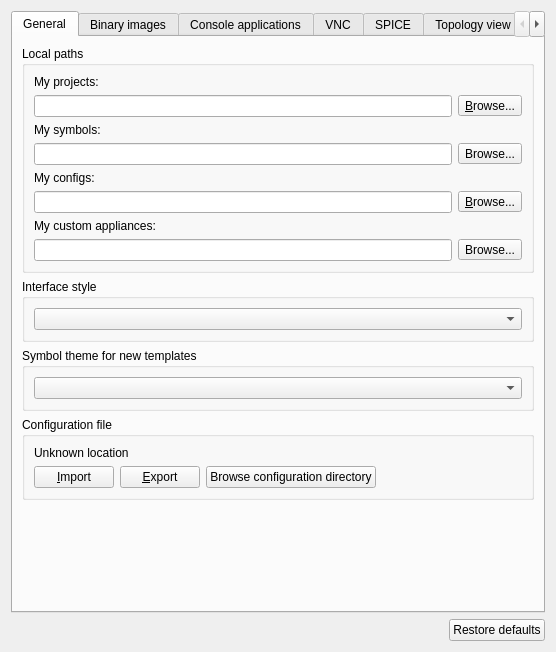
<?xml version="1.0" encoding="UTF-8"?>
<ui version="4.0">
 <class>GeneralPreferencesPageWidget</class>
 <widget class="QWidget" name="GeneralPreferencesPageWidget">
  <property name="geometry">
   <rect>
    <x>0</x>
    <y>0</y>
    <width>556</width>
    <height>652</height>
   </rect>
  </property>
  <property name="windowTitle">
   <string>General</string>
  </property>
  <layout class="QVBoxLayout" name="verticalLayout">
   <item>
    <widget class="QTabWidget" name="uiMiscTabWidget">
     <property name="sizePolicy">
      <sizepolicy hsizetype="MinimumExpanding" vsizetype="MinimumExpanding">
       <horstretch>0</horstretch>
       <verstretch>0</verstretch>
      </sizepolicy>
     </property>
     <property name="currentIndex">
      <number>0</number>
     </property>
     <widget class="QWidget" name="uiGeneralTab">
      <attribute name="title">
       <string>General</string>
      </attribute>
      <layout class="QVBoxLayout" name="verticalLayout_4">
       <item>
        <widget class="QGroupBox" name="uiLocalPathsGroupBox">
         <property name="title">
          <string>Local paths</string>
         </property>
         <layout class="QGridLayout" name="gridLayout_4">
          <item row="0" column="0">
           <widget class="QLabel" name="uiProjectsPathLabel">
            <property name="text">
             <string>My projects:</string>
            </property>
           </widget>
          </item>
          <item row="1" column="0">
           <widget class="QLineEdit" name="uiProjectsPathLineEdit">
            <property name="toolTip">
             <string>Directory where your GNS3 projects are stored</string>
            </property>
           </widget>
          </item>
          <item row="1" column="1">
           <widget class="QToolButton" name="uiProjectsPathToolButton">
            <property name="text">
             <string>&amp;Browse...</string>
            </property>
            <property name="toolButtonStyle">
             <enum>Qt::ToolButtonTextOnly</enum>
            </property>
           </widget>
          </item>
          <item row="2" column="0">
           <widget class="QLabel" name="label">
            <property name="text">
             <string>My symbols:</string>
            </property>
           </widget>
          </item>
          <item row="3" column="0">
           <widget class="QLineEdit" name="uiSymbolsPathLineEdit"/>
          </item>
          <item row="3" column="1">
           <widget class="QToolButton" name="uiSymbolsPathToolButton">
            <property name="text">
             <string>Browse...</string>
            </property>
           </widget>
          </item>
          <item row="4" column="0">
           <widget class="QLabel" name="uiConfigsPathLabel">
            <property name="text">
             <string>My configs:</string>
            </property>
           </widget>
          </item>
          <item row="5" column="0">
           <widget class="QLineEdit" name="uiConfigsPathLineEdit">
            <property name="toolTip">
             <string>Directory where your binary images (e.g. IOS) are stored</string>
            </property>
           </widget>
          </item>
          <item row="5" column="1">
           <widget class="QToolButton" name="uiConfigsPathToolButton">
            <property name="text">
             <string>&amp;Browse...</string>
            </property>
            <property name="toolButtonStyle">
             <enum>Qt::ToolButtonTextOnly</enum>
            </property>
           </widget>
          </item>
          <item row="6" column="0" colspan="2">
           <widget class="QLabel" name="label_3">
            <property name="text">
             <string>My custom appliances:</string>
            </property>
           </widget>
          </item>
          <item row="7" column="0">
           <widget class="QLineEdit" name="uiAppliancesPathLineEdit"/>
          </item>
          <item row="7" column="1">
           <widget class="QToolButton" name="uiAppliancesPathToolButton">
            <property name="text">
             <string>Browse...</string>
            </property>
           </widget>
          </item>
         </layout>
        </widget>
       </item>
       <item>
        <widget class="QGroupBox" name="uiStyleGroupBox">
         <property name="title">
          <string>Interface style</string>
         </property>
         <layout class="QHBoxLayout" name="horizontalLayout_11">
          <item>
           <widget class="QComboBox" name="uiStyleComboBox"/>
          </item>
         </layout>
        </widget>
       </item>
       <item>
        <widget class="QGroupBox" name="uiSymbolThemeGroupBox">
         <property name="title">
          <string>Symbol theme for new templates</string>
         </property>
         <layout class="QHBoxLayout" name="horizontalLayout_15">
          <item>
           <widget class="QComboBox" name="uiSymbolThemeComboBox">
            <property name="toolTip">
             <string>Symbol theme support only works when adding a new template using the recommended method in the template wizard.</string>
            </property>
           </widget>
          </item>
         </layout>
        </widget>
       </item>
       <item>
        <widget class="QGroupBox" name="uiConfigurationFileGroupBox">
         <property name="title">
          <string>Configuration file</string>
         </property>
         <layout class="QGridLayout" name="gridLayout">
          <item row="1" column="0">
           <layout class="QHBoxLayout" name="horizontalLayout">
            <item>
             <widget class="QPushButton" name="uiImportConfigurationFilePushButton">
              <property name="text">
               <string>&amp;Import</string>
              </property>
             </widget>
            </item>
            <item>
             <widget class="QPushButton" name="uiExportConfigurationFilePushButton">
              <property name="text">
               <string>&amp;Export</string>
              </property>
             </widget>
            </item>
            <item>
             <widget class="QPushButton" name="uiBrowseConfigurationPushButton">
              <property name="text">
               <string>Browse configuration directory</string>
              </property>
             </widget>
            </item>
            <item>
             <spacer name="horizontalSpacer">
              <property name="orientation">
               <enum>Qt::Horizontal</enum>
              </property>
              <property name="sizeHint" stdset="0">
               <size>
                <width>40</width>
                <height>20</height>
               </size>
              </property>
             </spacer>
            </item>
           </layout>
          </item>
          <item row="0" column="0">
           <widget class="QLabel" name="uiConfigurationFileLabel">
            <property name="text">
             <string>Unknown location</string>
            </property>
           </widget>
          </item>
         </layout>
        </widget>
       </item>
       <item>
        <spacer name="verticalSpacer_8">
         <property name="orientation">
          <enum>Qt::Vertical</enum>
         </property>
         <property name="sizeHint" stdset="0">
          <size>
           <width>20</width>
           <height>40</height>
          </size>
         </property>
        </spacer>
       </item>
      </layout>
     </widget>
     <widget class="QWidget" name="uiImagesTab">
      <attribute name="title">
       <string>Binary images</string>
      </attribute>
      <layout class="QVBoxLayout" name="verticalLayout_7">
       <property name="leftMargin">
        <number>10</number>
       </property>
       <property name="topMargin">
        <number>10</number>
       </property>
       <property name="rightMargin">
        <number>10</number>
       </property>
       <property name="bottomMargin">
        <number>10</number>
       </property>
       <item>
        <widget class="QGroupBox" name="uiLocalBinaryImagePathsGroupBox">
         <property name="title">
          <string>Local paths</string>
         </property>
         <layout class="QVBoxLayout" name="verticalLayout_10">
          <item>
           <widget class="QLabel" name="uiImagesPathLabel">
            <property name="text">
             <string>My binary images:</string>
            </property>
           </widget>
          </item>
          <item>
           <layout class="QHBoxLayout" name="horizontalLayout_4">
            <item>
             <widget class="QLineEdit" name="uiImagesPathLineEdit">
              <property name="sizePolicy">
               <sizepolicy hsizetype="MinimumExpanding" vsizetype="Fixed">
                <horstretch>0</horstretch>
                <verstretch>0</verstretch>
               </sizepolicy>
              </property>
              <property name="toolTip">
               <string>Directory where your binary images (e.g. IOS) are stored</string>
              </property>
             </widget>
            </item>
            <item>
             <widget class="QToolButton" name="uiImagesPathToolButton">
              <property name="text">
               <string>&amp;Browse...</string>
              </property>
              <property name="toolButtonStyle">
               <enum>Qt::ToolButtonTextOnly</enum>
              </property>
             </widget>
            </item>
           </layout>
          </item>
          <item>
           <widget class="QLabel" name="uiImageDirectoriesLabel">
            <property name="text">
             <string>Additional search locations for binary images:</string>
            </property>
           </widget>
          </item>
          <item>
           <widget class="QListWidget" name="uiImageDirectoriesListWidget">
            <property name="focusPolicy">
             <enum>Qt::ClickFocus</enum>
            </property>
            <property name="lineWidth">
             <number>0</number>
            </property>
            <property name="editTriggers">
             <set>QAbstractItemView::NoEditTriggers</set>
            </property>
            <property name="alternatingRowColors">
             <bool>false</bool>
            </property>
            <property name="selectionMode">
             <enum>QAbstractItemView::SingleSelection</enum>
            </property>
            <property name="selectionBehavior">
             <enum>QAbstractItemView::SelectItems</enum>
            </property>
            <property name="isWrapping" stdset="0">
             <bool>false</bool>
            </property>
            <property name="resizeMode">
             <enum>QListView::Adjust</enum>
            </property>
            <property name="layoutMode">
             <enum>QListView::Batched</enum>
            </property>
            <property name="gridSize">
             <size>
              <width>0</width>
              <height>18</height>
             </size>
            </property>
            <property name="viewMode">
             <enum>QListView::ListMode</enum>
            </property>
            <property name="uniformItemSizes">
             <bool>false</bool>
            </property>
            <property name="selectionRectVisible">
             <bool>true</bool>
            </property>
           </widget>
          </item>
          <item>
           <layout class="QHBoxLayout" name="horizontalLayout_13">
            <item>
             <widget class="QPushButton" name="uiImageDirectoriesAddPushButton">
              <property name="text">
               <string>Add</string>
              </property>
             </widget>
            </item>
            <item>
             <widget class="QPushButton" name="uiImageDirectoriesDeletePushButton">
              <property name="text">
               <string>Delete</string>
              </property>
             </widget>
            </item>
            <item>
             <spacer name="horizontalSpacer_4">
              <property name="orientation">
               <enum>Qt::Horizontal</enum>
              </property>
              <property name="sizeHint" stdset="0">
               <size>
                <width>40</width>
                <height>20</height>
               </size>
              </property>
             </spacer>
            </item>
           </layout>
          </item>
         </layout>
        </widget>
       </item>
       <item>
        <spacer name="verticalSpacer_7">
         <property name="orientation">
          <enum>Qt::Vertical</enum>
         </property>
         <property name="sizeHint" stdset="0">
          <size>
           <width>20</width>
           <height>40</height>
          </size>
         </property>
        </spacer>
       </item>
      </layout>
     </widget>
     <widget class="QWidget" name="uiConsoleTab">
      <attribute name="title">
       <string>Console applications</string>
      </attribute>
      <layout class="QVBoxLayout" name="verticalLayout_3">
       <property name="leftMargin">
        <number>10</number>
       </property>
       <property name="topMargin">
        <number>10</number>
       </property>
       <property name="rightMargin">
        <number>10</number>
       </property>
       <property name="bottomMargin">
        <number>10</number>
       </property>
       <item>
        <widget class="QGroupBox" name="uiTelnetConsoleSettingsGroupBox">
         <property name="title">
          <string>Console settings</string>
         </property>
         <layout class="QVBoxLayout" name="verticalLayout_9">
          <item>
           <widget class="QLabel" name="uiTelnetConsoleCommandLabel">
            <property name="text">
             <string>Console application command for Telnet:</string>
            </property>
           </widget>
          </item>
          <item>
           <layout class="QHBoxLayout" name="horizontalLayout_9">
            <item>
             <widget class="QLineEdit" name="uiTelnetConsoleCommandLineEdit">
              <property name="sizePolicy">
               <sizepolicy hsizetype="MinimumExpanding" vsizetype="Fixed">
                <horstretch>0</horstretch>
                <verstretch>0</verstretch>
               </sizepolicy>
              </property>
              <property name="toolTip">
               <string>&lt;html&gt;&lt;head/&gt;&lt;body&gt;&lt;p&gt;Command line replacements:&lt;/p&gt;&lt;ul style=&quot;margin-top: 0px; margin-bottom: 0px; margin-left: 0px; margin-right: 0px; -qt-list-indent: 1;&quot;&gt;&lt;li style=&quot; margin-top:12px; margin-bottom:0px; margin-left:0px; margin-right:0px; -qt-block-indent:0; text-indent:0px;&quot;&gt;%h or {host} = console IP or hostname&lt;/li&gt;&lt;li style=&quot; margin-top:0px; margin-bottom:0px; margin-left:0px; margin-right:0px; -qt-block-indent:0; text-indent:0px;&quot;&gt;%p or {port} = console port&lt;/li&gt;&lt;li style=&quot; margin-top:0px; margin-bottom:0px; margin-left:0px; margin-right:0px; -qt-block-indent:0; text-indent:0px;&quot;&gt;%d or {name} = title of the console (node name)&lt;/li&gt;&lt;ul style=&quot;margin-top: 0px; margin-bottom: 0px; margin-left: 0px; margin-right: 0px; -qt-list-indent: 1;&quot;&gt;&lt;li style=&quot; margin-top:0px; margin-bottom:0px; margin-left:0px; margin-right:0px; -qt-block-indent:0; text-indent:0px;&quot;&gt;%P or {project} = project&lt;/li&gt;&lt;/ul&gt;&lt;li style=&quot; margin-top:0px; margin-bottom:0px; margin-left:0px; margin-right:0px; -qt-block-indent:0; text-indent:0px;&quot;&gt;%i or {project_id} = project UUID&lt;/li&gt;&lt;ul style=&quot;margin-top: 0px; margin-bottom: 0px; margin-left: 0px; margin-right: 0px; -qt-list-indent: 1;&quot;&gt;&lt;li style=&quot; margin-top:0px; margin-bottom:0px; margin-left:0px; margin-right:0px; -qt-block-indent:0; text-indent:0px;&quot;&gt;%n or {node_id} = node UUID&lt;/li&gt;&lt;/ul&gt;&lt;li style=&quot; margin-top:0px; margin-bottom:12px; margin-left:0px; margin-right:0px; -qt-block-indent:0; text-indent:0px;&quot;&gt;%c or {url} = server URL&lt;/li&gt;&lt;/ul&gt;&lt;/body&gt;&lt;/html&gt;</string>
              </property>
              <property name="readOnly">
               <bool>true</bool>
              </property>
             </widget>
            </item>
            <item>
             <widget class="QPushButton" name="uiTelnetConsolePreconfiguredCommandPushButton">
              <property name="sizePolicy">
               <sizepolicy hsizetype="Maximum" vsizetype="Fixed">
                <horstretch>0</horstretch>
                <verstretch>0</verstretch>
               </sizepolicy>
              </property>
              <property name="text">
               <string>&amp;Edit</string>
              </property>
             </widget>
            </item>
           </layout>
          </item>
         </layout>
        </widget>
       </item>
       <item>
        <widget class="QGroupBox" name="uiConsoleMiscGroupBox">
         <property name="title">
          <string>Miscellaneous</string>
         </property>
         <layout class="QGridLayout" name="gridLayout_7">
          <item row="1" column="0">
           <widget class="QSpinBox" name="uiDelayConsoleAllSpinBox">
            <property name="suffix">
             <string> ms</string>
            </property>
            <property name="maximum">
             <number>10000</number>
            </property>
            <property name="value">
             <number>500</number>
            </property>
           </widget>
          </item>
          <item row="0" column="0">
           <widget class="QLabel" name="uiSlowConsoleAllLabel">
            <property name="text">
             <string>Delay between each console launch when consoling to all devices:</string>
            </property>
           </widget>
          </item>
         </layout>
        </widget>
       </item>
       <item>
        <spacer name="verticalSpacer_4">
         <property name="orientation">
          <enum>Qt::Vertical</enum>
         </property>
         <property name="sizeHint" stdset="0">
          <size>
           <width>20</width>
           <height>5</height>
          </size>
         </property>
        </spacer>
       </item>
      </layout>
     </widget>
     <widget class="QWidget" name="uiVNCTab">
      <attribute name="title">
       <string>VNC</string>
      </attribute>
      <layout class="QVBoxLayout" name="verticalLayout_6">
       <property name="leftMargin">
        <number>10</number>
       </property>
       <property name="topMargin">
        <number>10</number>
       </property>
       <property name="rightMargin">
        <number>10</number>
       </property>
       <property name="bottomMargin">
        <number>10</number>
       </property>
       <item>
        <widget class="QGroupBox" name="uiVNCConsoleSettingsGroupBox">
         <property name="title">
          <string>Settings for VNC connections</string>
         </property>
         <layout class="QVBoxLayout" name="verticalLayout_8">
          <item>
           <widget class="QLabel" name="uiVNCConsoleCommandLabel">
            <property name="text">
             <string>Console application command for VNC:</string>
            </property>
           </widget>
          </item>
          <item>
           <layout class="QHBoxLayout" name="horizontalLayout_8">
            <item>
             <widget class="QLineEdit" name="uiVNCConsoleCommandLineEdit">
              <property name="sizePolicy">
               <sizepolicy hsizetype="MinimumExpanding" vsizetype="Fixed">
                <horstretch>0</horstretch>
                <verstretch>0</verstretch>
               </sizepolicy>
              </property>
              <property name="toolTip">
               <string>&lt;html&gt;&lt;head/&gt;&lt;body&gt;&lt;p&gt;Command line replacements:&lt;/p&gt;&lt;ul style=&quot;margin-top: 0px; margin-bottom: 0px; margin-left: 0px; margin-right: 0px; -qt-list-indent: 1;&quot;&gt;&lt;li style=&quot; margin-top:12px; margin-bottom:0px; margin-left:0px; margin-right:0px; -qt-block-indent:0; text-indent:0px;&quot;&gt;%h or {host} = console IP or hostname&lt;/li&gt;&lt;li style=&quot; margin-top:0px; margin-bottom:0px; margin-left:0px; margin-right:0px; -qt-block-indent:0; text-indent:0px;&quot;&gt;%p or {port} = console port&lt;/li&gt;&lt;li style=&quot; margin-top:0px; margin-bottom:0px; margin-left:0px; margin-right:0px; -qt-block-indent:0; text-indent:0px;&quot;&gt;%P or {display} = VNC display&lt;/li&gt;&lt;li style=&quot; margin-top:0px; margin-bottom:0px; margin-left:0px; margin-right:0px; -qt-block-indent:0; text-indent:0px;&quot;&gt;%d or {name} = node name&lt;/li&gt;&lt;ul style=&quot;margin-top: 0px; margin-bottom: 0px; margin-left: 0px; margin-right: 0px; -qt-list-indent: 1;&quot;&gt;&lt;li style=&quot; margin-top:0px; margin-bottom:0px; margin-left:0px; margin-right:0px; -qt-block-indent:0; text-indent:0px;&quot;&gt;%T or {project} = project name&lt;/li&gt;&lt;/ul&gt;&lt;li style=&quot; margin-top:0px; margin-bottom:0px; margin-left:0px; margin-right:0px; -qt-block-indent:0; text-indent:0px;&quot;&gt;%i or {project_id} = project UUID&lt;/li&gt;&lt;ul style=&quot;margin-top: 0px; margin-bottom: 0px; margin-left: 0px; margin-right: 0px; -qt-list-indent: 1;&quot;&gt;&lt;li style=&quot; margin-top:0px; margin-bottom:0px; margin-left:0px; margin-right:0px; -qt-block-indent:0; text-indent:0px;&quot;&gt;%n or {node_id} = node UUID&lt;/li&gt;&lt;/ul&gt;&lt;li style=&quot; margin-top:0px; margin-bottom:12px; margin-left:0px; margin-right:0px; -qt-block-indent:0; text-indent:0px;&quot;&gt;%c or {url} = server URL&lt;/li&gt;&lt;/ul&gt;&lt;/body&gt;&lt;/html&gt;</string>
              </property>
              <property name="readOnly">
               <bool>true</bool>
              </property>
             </widget>
            </item>
            <item>
             <widget class="QPushButton" name="uiVNCConsolePreconfiguredCommandPushButton">
              <property name="sizePolicy">
               <sizepolicy hsizetype="Maximum" vsizetype="Fixed">
                <horstretch>0</horstretch>
                <verstretch>0</verstretch>
               </sizepolicy>
              </property>
              <property name="text">
               <string>&amp;Edit</string>
              </property>
             </widget>
            </item>
           </layout>
          </item>
          <item>
           <spacer name="verticalSpacer_3">
            <property name="orientation">
             <enum>Qt::Vertical</enum>
            </property>
            <property name="sizeHint" stdset="0">
             <size>
              <width>20</width>
              <height>5</height>
             </size>
            </property>
           </spacer>
          </item>
         </layout>
        </widget>
       </item>
      </layout>
     </widget>
     <widget class="QWidget" name="uiSPICETab">
      <attribute name="title">
       <string>SPICE</string>
      </attribute>
      <layout class="QGridLayout" name="gridLayout_2">
       <item row="0" column="0">
        <widget class="QGroupBox" name="uiSPICEConsoleSettingsGroupBox">
         <property name="title">
          <string>Settings for SPICE connections</string>
         </property>
         <layout class="QVBoxLayout" name="verticalLayout_11">
          <item>
           <widget class="QLabel" name="uiSPICEConsoleCommandLabel">
            <property name="text">
             <string>Console application command for SPICE:</string>
            </property>
           </widget>
          </item>
          <item>
           <layout class="QHBoxLayout" name="horizontalLayout_10">
            <item>
             <widget class="QLineEdit" name="uiSPICEConsoleCommandLineEdit">
              <property name="sizePolicy">
               <sizepolicy hsizetype="MinimumExpanding" vsizetype="Fixed">
                <horstretch>0</horstretch>
                <verstretch>0</verstretch>
               </sizepolicy>
              </property>
              <property name="toolTip">
               <string>&lt;html&gt;&lt;head/&gt;&lt;body&gt;&lt;p&gt;Command line replacements:&lt;/p&gt;&lt;ul style=&quot;margin-top: 0px; margin-bottom: 0px; margin-left: 0px; margin-right: 0px; -qt-list-indent: 1;&quot;&gt;&lt;li style=&quot; margin-top:12px; margin-bottom:0px; margin-left:0px; margin-right:0px; -qt-block-indent:0; text-indent:0px;&quot;&gt;%h or {host} = console IP or hostname&lt;/li&gt;&lt;li style=&quot; margin-top:0px; margin-bottom:0px; margin-left:0px; margin-right:0px; -qt-block-indent:0; text-indent:0px;&quot;&gt;%p or {port} = console port&lt;/li&gt;&lt;li style=&quot; margin-top:0px; margin-bottom:0px; margin-left:0px; margin-right:0px; -qt-block-indent:0; text-indent:0px;&quot;&gt;%d or {name} = node name&lt;/li&gt;&lt;ul style=&quot;margin-top: 0px; margin-bottom: 0px; margin-left: 0px; margin-right: 0px; -qt-list-indent: 1;&quot;&gt;&lt;li style=&quot; margin-top:0px; margin-bottom:0px; margin-left:0px; margin-right:0px; -qt-block-indent:0; text-indent:0px;&quot;&gt;%P or {project} = project name&lt;/li&gt;&lt;/ul&gt;&lt;li style=&quot; margin-top:0px; margin-bottom:0px; margin-left:0px; margin-right:0px; -qt-block-indent:0; text-indent:0px;&quot;&gt;%i or {project_id} = project UUID&lt;/li&gt;&lt;ul style=&quot;margin-top: 0px; margin-bottom: 0px; margin-left: 0px; margin-right: 0px; -qt-list-indent: 1;&quot;&gt;&lt;li style=&quot; margin-top:0px; margin-bottom:0px; margin-left:0px; margin-right:0px; -qt-block-indent:0; text-indent:0px;&quot;&gt;%n or {node_id} = node UUID&lt;/li&gt;&lt;/ul&gt;&lt;li style=&quot; margin-top:0px; margin-bottom:12px; margin-left:0px; margin-right:0px; -qt-block-indent:0; text-indent:0px;&quot;&gt;%c or {url} = server URL&lt;/li&gt;&lt;/ul&gt;&lt;/body&gt;&lt;/html&gt;</string>
              </property>
              <property name="readOnly">
               <bool>true</bool>
              </property>
             </widget>
            </item>
            <item>
             <widget class="QPushButton" name="uiSPICEConsolePreconfiguredCommandPushButton">
              <property name="sizePolicy">
               <sizepolicy hsizetype="Maximum" vsizetype="Fixed">
                <horstretch>0</horstretch>
                <verstretch>0</verstretch>
               </sizepolicy>
              </property>
              <property name="text">
               <string>&amp;Edit</string>
              </property>
             </widget>
            </item>
           </layout>
          </item>
          <item>
           <spacer name="verticalSpacer_6">
            <property name="orientation">
             <enum>Qt::Vertical</enum>
            </property>
            <property name="sizeHint" stdset="0">
             <size>
              <width>20</width>
              <height>5</height>
             </size>
            </property>
           </spacer>
          </item>
         </layout>
        </widget>
       </item>
      </layout>
     </widget>
     <widget class="QWidget" name="uiSceneTab">
      <attribute name="title">
       <string>Topology view</string>
      </attribute>
      <layout class="QGridLayout" name="gridLayout_3">
       <item row="0" column="0">
        <widget class="QLabel" name="uiSceneWidthLabel">
         <property name="text">
          <string>Default width:</string>
         </property>
        </widget>
       </item>
       <item row="13" column="0">
        <widget class="QLabel" name="uiNotePreviewLabel">
         <property name="text">
          <string>Default note style:</string>
         </property>
        </widget>
       </item>
       <item row="6" column="0" colspan="2">
        <widget class="QCheckBox" name="uiShowInterfaceLabelsOnNewProject">
         <property name="text">
          <string>Show interface labels on new project</string>
         </property>
        </widget>
       </item>
       <item row="1" column="0">
        <widget class="QLabel" name="uiSceneHeightLabel">
         <property name="text">
          <string>Default height:</string>
         </property>
        </widget>
       </item>
       <item row="14" column="0" colspan="3">
        <widget class="QPlainTextEdit" name="uiDefaultNoteStylePlainTextEdit">
         <property name="sizePolicy">
          <sizepolicy hsizetype="MinimumExpanding" vsizetype="Expanding">
           <horstretch>0</horstretch>
           <verstretch>0</verstretch>
          </sizepolicy>
         </property>
         <property name="maximumSize">
          <size>
           <width>16777215</width>
           <height>50</height>
          </size>
         </property>
         <property name="focusPolicy">
          <enum>Qt::NoFocus</enum>
         </property>
         <property name="readOnly">
          <bool>true</bool>
         </property>
         <property name="plainText">
          <string>AaBbYyZz</string>
         </property>
        </widget>
       </item>
       <item row="15" column="0" colspan="3">
        <layout class="QHBoxLayout" name="horizontalLayout_14">
         <item>
          <widget class="QPushButton" name="uiDefaultNoteFontPushButton">
           <property name="text">
            <string>&amp;Select default font</string>
           </property>
          </widget>
         </item>
         <item>
          <widget class="QPushButton" name="uiDefaultNoteColorPushButton">
           <property name="text">
            <string>&amp;Select default color</string>
           </property>
          </widget>
         </item>
         <item>
          <spacer name="horizontalSpacer_5">
           <property name="orientation">
            <enum>Qt::Horizontal</enum>
           </property>
           <property name="sizeHint" stdset="0">
            <size>
             <width>40</width>
             <height>20</height>
            </size>
           </property>
          </spacer>
         </item>
        </layout>
       </item>
       <item row="9" column="0" colspan="2">
        <widget class="QCheckBox" name="uiLimitSizeNodeSymbolCheckBox">
         <property name="text">
          <string>Limit the size of node symbols</string>
         </property>
        </widget>
       </item>
       <item row="12" column="0" colspan="3">
        <layout class="QHBoxLayout" name="horizontalLayout_5">
         <item>
          <widget class="QPushButton" name="uiDefaultLabelFontPushButton">
           <property name="text">
            <string>&amp;Select default font</string>
           </property>
          </widget>
         </item>
         <item>
          <widget class="QPushButton" name="uiDefaultLabelColorPushButton">
           <property name="text">
            <string>&amp;Select default color</string>
           </property>
          </widget>
         </item>
         <item>
          <spacer name="horizontalSpacer_3">
           <property name="orientation">
            <enum>Qt::Horizontal</enum>
           </property>
           <property name="sizeHint" stdset="0">
            <size>
             <width>40</width>
             <height>20</height>
            </size>
           </property>
          </spacer>
         </item>
        </layout>
       </item>
       <item row="11" column="0" colspan="3">
        <widget class="QPlainTextEdit" name="uiDefaultLabelStylePlainTextEdit">
         <property name="sizePolicy">
          <sizepolicy hsizetype="MinimumExpanding" vsizetype="Expanding">
           <horstretch>0</horstretch>
           <verstretch>0</verstretch>
          </sizepolicy>
         </property>
         <property name="maximumSize">
          <size>
           <width>16777215</width>
           <height>50</height>
          </size>
         </property>
         <property name="focusPolicy">
          <enum>Qt::NoFocus</enum>
         </property>
         <property name="readOnly">
          <bool>true</bool>
         </property>
         <property name="plainText">
          <string>AaBbYyZz</string>
         </property>
        </widget>
       </item>
       <item row="1" column="1">
        <widget class="QSpinBox" name="uiSceneHeightSpinBox">
         <property name="sizePolicy">
          <sizepolicy hsizetype="Expanding" vsizetype="Fixed">
           <horstretch>0</horstretch>
           <verstretch>0</verstretch>
          </sizepolicy>
         </property>
         <property name="focusPolicy">
          <enum>Qt::StrongFocus</enum>
         </property>
         <property name="suffix">
          <string> pixels</string>
         </property>
         <property name="minimum">
          <number>500</number>
         </property>
         <property name="maximum">
          <number>1000000</number>
         </property>
         <property name="singleStep">
          <number>100</number>
         </property>
         <property name="value">
          <number>1000</number>
         </property>
        </widget>
       </item>
       <item row="0" column="1">
        <widget class="QSpinBox" name="uiSceneWidthSpinBox">
         <property name="sizePolicy">
          <sizepolicy hsizetype="Expanding" vsizetype="Fixed">
           <horstretch>0</horstretch>
           <verstretch>0</verstretch>
          </sizepolicy>
         </property>
         <property name="focusPolicy">
          <enum>Qt::StrongFocus</enum>
         </property>
         <property name="suffix">
          <string> pixels</string>
         </property>
         <property name="minimum">
          <number>500</number>
         </property>
         <property name="maximum">
          <number>1000000</number>
         </property>
         <property name="singleStep">
          <number>100</number>
         </property>
         <property name="value">
          <number>2000</number>
         </property>
        </widget>
       </item>
       <item row="8" column="0" colspan="2">
        <widget class="QCheckBox" name="uiSnapToGridOnNewProject">
         <property name="text">
          <string>Snap to grid on new project</string>
         </property>
        </widget>
       </item>
       <item row="3" column="0">
        <widget class="QLabel" name="uiDrawingGridSizeLabel">
         <property name="text">
          <string>Default drawing grid size:</string>
         </property>
        </widget>
       </item>
       <item row="10" column="0">
        <widget class="QLabel" name="uiLabelPreviewLabel">
         <property name="text">
          <string>Default label style:</string>
         </property>
        </widget>
       </item>
       <item row="2" column="0">
        <widget class="QLabel" name="uiNodeGridSizeLabel">
         <property name="text">
          <string>Default node grid size:</string>
         </property>
        </widget>
       </item>
       <item row="3" column="1">
        <widget class="QSpinBox" name="uiDrawingGridSizeSpinBox">
         <property name="sizePolicy">
          <sizepolicy hsizetype="Expanding" vsizetype="Fixed">
           <horstretch>0</horstretch>
           <verstretch>0</verstretch>
          </sizepolicy>
         </property>
         <property name="focusPolicy">
          <enum>Qt::StrongFocus</enum>
         </property>
         <property name="minimum">
          <number>5</number>
         </property>
         <property name="maximum">
          <number>100</number>
         </property>
         <property name="singleStep">
          <number>5</number>
         </property>
         <property name="value">
          <number>25</number>
         </property>
        </widget>
       </item>
       <item row="2" column="1">
        <widget class="QSpinBox" name="uiNodeGridSizeSpinBox">
         <property name="sizePolicy">
          <sizepolicy hsizetype="Expanding" vsizetype="Fixed">
           <horstretch>0</horstretch>
           <verstretch>0</verstretch>
          </sizepolicy>
         </property>
         <property name="focusPolicy">
          <enum>Qt::StrongFocus</enum>
         </property>
         <property name="minimum">
          <number>5</number>
         </property>
         <property name="maximum">
          <number>150</number>
         </property>
         <property name="singleStep">
          <number>5</number>
         </property>
         <property name="value">
          <number>75</number>
         </property>
        </widget>
       </item>
       <item row="7" column="0" colspan="2">
        <widget class="QCheckBox" name="uiShowGridOnNewProject">
         <property name="text">
          <string>Show grid on new project</string>
         </property>
        </widget>
       </item>
       <item row="4" column="0" colspan="3">
        <widget class="QCheckBox" name="uiRectangleSelectedItemCheckBox">
         <property name="text">
          <string>Draw a rectangle when an item is selected</string>
         </property>
         <property name="checked">
          <bool>true</bool>
         </property>
        </widget>
       </item>
       <item row="16" column="0">
        <spacer name="verticalSpacer_2">
         <property name="orientation">
          <enum>Qt::Vertical</enum>
         </property>
         <property name="sizeHint" stdset="0">
          <size>
           <width>20</width>
           <height>5</height>
          </size>
         </property>
        </spacer>
       </item>
       <item row="5" column="0" colspan="2">
        <widget class="QCheckBox" name="uiDrawLinkStatusPointsCheckBox">
         <property name="text">
          <string>Draw link status points</string>
         </property>
         <property name="checked">
          <bool>true</bool>
         </property>
        </widget>
       </item>
      </layout>
     </widget>
     <widget class="QWidget" name="uiMiscTab">
      <attribute name="title">
       <string>Miscellaneous</string>
      </attribute>
      <layout class="QVBoxLayout" name="verticalLayout_2">
       <property name="leftMargin">
        <number>10</number>
       </property>
       <property name="topMargin">
        <number>10</number>
       </property>
       <property name="rightMargin">
        <number>10</number>
       </property>
       <property name="bottomMargin">
        <number>10</number>
       </property>
       <item>
        <widget class="QCheckBox" name="uiCheckForUpdateCheckBox">
         <property name="text">
          <string>Automatically check for update</string>
         </property>
         <property name="checked">
          <bool>true</bool>
         </property>
        </widget>
       </item>
       <item>
        <widget class="QCheckBox" name="uiCrashReportCheckBox">
         <property name="text">
          <string>Send anonymous crash reports</string>
         </property>
         <property name="checked">
          <bool>true</bool>
         </property>
        </widget>
       </item>
       <item>
        <widget class="QCheckBox" name="uiOverlayNotificationsCheckBox">
         <property name="text">
          <string>Display error, warning and info in an overlay popup</string>
         </property>
        </widget>
       </item>
       <item>
        <widget class="QCheckBox" name="uiExperimentalFeaturesCheckBox">
         <property name="text">
          <string>Enable experimental features</string>
         </property>
        </widget>
       </item>
       <item>
        <widget class="QCheckBox" name="uiMultiProfilesCheckBox">
         <property name="text">
          <string>Request for profile settings at application startup</string>
         </property>
        </widget>
       </item>
       <item>
        <widget class="QCheckBox" name="uiDirectFileUpload">
         <property name="toolTip">
          <string>Experimental, requires computes visibility from GUI network</string>
         </property>
         <property name="text">
          <string>Upload files directly to computes (experimental)</string>
         </property>
        </widget>
       </item>
       <item>
        <spacer name="verticalSpacer">
         <property name="orientation">
          <enum>Qt::Vertical</enum>
         </property>
         <property name="sizeHint" stdset="0">
          <size>
           <width>20</width>
           <height>5</height>
          </size>
         </property>
        </spacer>
       </item>
      </layout>
     </widget>
    </widget>
   </item>
   <item>
    <layout class="QHBoxLayout" name="horizontalLayout_6">
     <item>
      <spacer name="horizontalSpacer_2">
       <property name="orientation">
        <enum>Qt::Horizontal</enum>
       </property>
       <property name="sizeHint" stdset="0">
        <size>
         <width>324</width>
         <height>20</height>
        </size>
       </property>
      </spacer>
     </item>
     <item>
      <widget class="QPushButton" name="uiRestoreDefaultsPushButton">
       <property name="text">
        <string>Restore defaults</string>
       </property>
      </widget>
     </item>
    </layout>
   </item>
  </layout>
 </widget>
 <tabstops>
  <tabstop>uiProjectsPathLineEdit</tabstop>
  <tabstop>uiProjectsPathToolButton</tabstop>
  <tabstop>uiSymbolsPathLineEdit</tabstop>
  <tabstop>uiSymbolsPathToolButton</tabstop>
  <tabstop>uiConfigsPathLineEdit</tabstop>
  <tabstop>uiConfigsPathToolButton</tabstop>
  <tabstop>uiAppliancesPathLineEdit</tabstop>
  <tabstop>uiAppliancesPathToolButton</tabstop>
  <tabstop>uiStyleComboBox</tabstop>
  <tabstop>uiSymbolThemeComboBox</tabstop>
  <tabstop>uiImportConfigurationFilePushButton</tabstop>
  <tabstop>uiExportConfigurationFilePushButton</tabstop>
  <tabstop>uiBrowseConfigurationPushButton</tabstop>
  <tabstop>uiImagesPathLineEdit</tabstop>
  <tabstop>uiImagesPathToolButton</tabstop>
  <tabstop>uiImageDirectoriesAddPushButton</tabstop>
  <tabstop>uiImageDirectoriesDeletePushButton</tabstop>
  <tabstop>uiTelnetConsoleCommandLineEdit</tabstop>
  <tabstop>uiTelnetConsolePreconfiguredCommandPushButton</tabstop>
  <tabstop>uiDelayConsoleAllSpinBox</tabstop>
  <tabstop>uiVNCConsoleCommandLineEdit</tabstop>
  <tabstop>uiVNCConsolePreconfiguredCommandPushButton</tabstop>
  <tabstop>uiSPICEConsoleCommandLineEdit</tabstop>
  <tabstop>uiSPICEConsolePreconfiguredCommandPushButton</tabstop>
  <tabstop>uiSceneWidthSpinBox</tabstop>
  <tabstop>uiSceneHeightSpinBox</tabstop>
  <tabstop>uiNodeGridSizeSpinBox</tabstop>
  <tabstop>uiDrawingGridSizeSpinBox</tabstop>
  <tabstop>uiRectangleSelectedItemCheckBox</tabstop>
  <tabstop>uiDrawLinkStatusPointsCheckBox</tabstop>
  <tabstop>uiShowInterfaceLabelsOnNewProject</tabstop>
  <tabstop>uiShowGridOnNewProject</tabstop>
  <tabstop>uiSnapToGridOnNewProject</tabstop>
  <tabstop>uiLimitSizeNodeSymbolCheckBox</tabstop>
  <tabstop>uiDefaultLabelFontPushButton</tabstop>
  <tabstop>uiDefaultLabelColorPushButton</tabstop>
  <tabstop>uiDefaultNoteFontPushButton</tabstop>
  <tabstop>uiDefaultNoteColorPushButton</tabstop>
  <tabstop>uiCheckForUpdateCheckBox</tabstop>
  <tabstop>uiCrashReportCheckBox</tabstop>
  <tabstop>uiOverlayNotificationsCheckBox</tabstop>
  <tabstop>uiExperimentalFeaturesCheckBox</tabstop>
  <tabstop>uiMultiProfilesCheckBox</tabstop>
  <tabstop>uiDirectFileUpload</tabstop>
  <tabstop>uiRestoreDefaultsPushButton</tabstop>
  <tabstop>uiMiscTabWidget</tabstop>
 </tabstops>
 <resources/>
 <connections/>
</ui>
